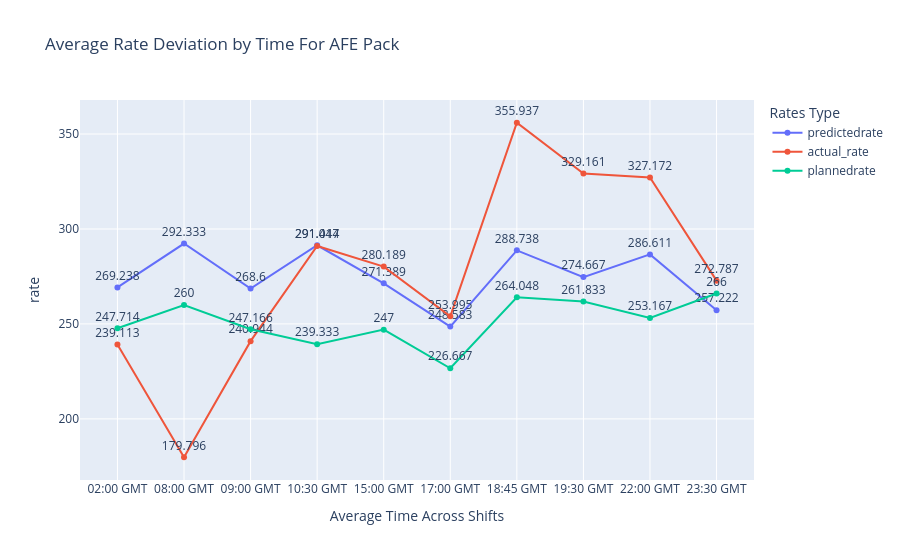

Here is the notebook cell this chart was saved with:
### Code cell
afe_pack_long = afe_pack.melt(
    id_vars='interval_start_local',
    value_vars=['predictedrate', 'actual_rate', 'plannedrate'],
    var_name='rate_type',
    value_name='rate'
)

fig = px.line(
    afe_pack_long,
    x='interval_start_local',
    y='rate',
    color='rate_type',
    markers=True,
    text='rate',
    title='Average Rate Deviation by Time For AFE Pack',
    labels={ 'interval_start_local': 'Average Time Across Shifts',
            'rates': 'Aggregated Rates Across Shift',
            'rate_type': 'Rates Type'}
)
fig.update_traces(textposition='top center')
fig.show()

### Figure 1 — Plotly figure (JSON) as saved in the notebook; plotly's stock layout.template omitted (floating-point values rounded to 4 significant figures)
{"data": [{"hovertemplate": "Rates Type=predictedrate<br>Average Time Across Shifts=%{x}<br>rate=%{text}<extra></extra>", "legendgroup": "predictedrate", "line": {"color": "#636efa", "dash": "solid"}, "marker": {"symbol": "circle"}, "mode": "lines+markers+text", "name": "predictedrate", "orientation": "v", "showlegend": true, "text": [269.2, 292.3, 268.6, 291.4, 271.4, 248.6, 288.7, 274.7, 286.6, 257.2], "textposition": "top center", "type": "scatter", "x": ["02:00 GMT", "08:00 GMT", "09:00 GMT", "10:30 GMT", "15:00 GMT", "17:00 GMT", "18:45 GMT", "19:30 GMT", "22:00 GMT", "23:30 GMT"], "xaxis": "x", "y": [269.2, 292.3, 268.6, 291.4, 271.4, 248.6, 288.7, 274.7, 286.6, 257.2], "yaxis": "y"}, {"hovertemplate": "Rates Type=actual_rate<br>Average Time Across Shifts=%{x}<br>rate=%{text}<extra></extra>", "legendgroup": "actual_rate", "line": {"color": "#EF553B", "dash": "solid"}, "marker": {"symbol": "circle"}, "mode": "lines+markers+text", "name": "actual_rate", "orientation": "v", "showlegend": true, "text": [239.1, 179.8, 240.9, 291.0, 280.2, 254.0, 355.9, 329.2, 327.2, 272.8], "textposition": "top center", "type": "scatter", "x": ["02:00 GMT", "08:00 GMT", "09:00 GMT", "10:30 GMT", "15:00 GMT", "17:00 GMT", "18:45 GMT", "19:30 GMT", "22:00 GMT", "23:30 GMT"], "xaxis": "x", "y": [239.1, 179.8, 240.9, 291.0, 280.2, 254.0, 355.9, 329.2, 327.2, 272.8], "yaxis": "y"}, {"hovertemplate": "Rates Type=plannedrate<br>Average Time Across Shifts=%{x}<br>rate=%{text}<extra></extra>", "legendgroup": "plannedrate", "line": {"color": "#00cc96", "dash": "solid"}, "marker": {"symbol": "circle"}, "mode": "lines+markers+text", "name": "plannedrate", "orientation": "v", "showlegend": true, "text": [247.7, 260.0, 247.2, 239.3, 247.0, 226.7, 264.0, 261.8, 253.2, 266.0], "textposition": "top center", "type": "scatter", "x": ["02:00 GMT", "08:00 GMT", "09:00 GMT", "10:30 GMT", "15:00 GMT", "17:00 GMT", "18:45 GMT", "19:30 GMT", "22:00 GMT", "23:30 GMT"], "xaxis": "x", "y": [247.7, 260.0, 247.2, 239.3, 247.0, 226.7, 264.0, 261.8, 253.2, 266.0], "yaxis": "y"}], "layout": {"legend": {"title": {"text": "Rates Type"}, "tracegroupgap": 0}, "title": {"text": "Average Rate Deviation by Time For AFE Pack"}, "xaxis": {"anchor": "y", "domain": [0, 1], "title": {"text": "Average Time Across Shifts"}}, "yaxis": {"anchor": "x", "domain": [0, 1], "title": {"text": "rate"}}}}
